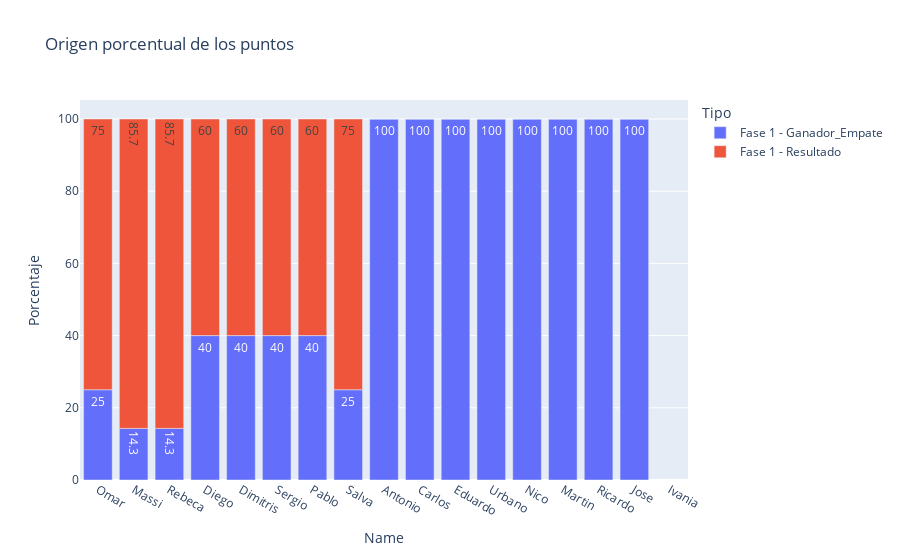

Notebook cell for this chart:
### Code cell
df_stacked = df_ec.groupby(['Name','Fase'])[['Marcador','Ganador_Empate']].sum().reset_index()
df_stacked['Fase'] = 'Fase '+df_stacked['Fase'].astype(str)

df_stacked_1 = df_stacked[['Name', 'Fase', 'Marcador']]
df_stacked_1.columns = ['Name', 'Fase', 'Puntos']
df_stacked_1['Puntos'] = 3*df_stacked_1['Puntos'] 
df_stacked_1['Tipo'] = 'Resultado'

df_stacked_2 = df_stacked[['Name', 'Fase', 'Ganador_Empate']]
df_stacked_2.columns = ['Name', 'Fase', 'Puntos']
df_stacked_2['Tipo'] = 'Ganador_Empate'

df_stacked = pd.concat([df_stacked_1, df_stacked_2])
df_stacked['Tipo'] = df_stacked['Fase']+' - '+df_stacked['Tipo']

df_total = df_stacked.groupby('Name')['Puntos'].sum().reset_index()
df_total.columns =['Name', 'Total']

df_stacked = df_stacked.merge(df_total, on='Name', how='left')
df_stacked['Porcentaje'] = round(100*(df_stacked['Puntos']/df_stacked['Total']),1)


sorterIndex = dict(zip(list_positions, range(len(list_positions))))
df_stacked['Name_Rank'] = df_stacked['Name'].map(sorterIndex)
df_stacked = df_stacked.sort_values(['Name_Rank','Tipo'])

#display(df_stacked)

fig = px.bar(df_stacked, x='Name', y='Porcentaje', color='Tipo', text=df_stacked['Porcentaje'], title='Origen porcentual de los puntos')
fig.write_image("figuras/resultado_porcentual.png")
plot(fig, filename='figuras/ajepi_mundial_2022_porcentaje.html')
fig.show()

### Figure 1 — Plotly figure (JSON) as saved in the notebook; plotly's stock layout.template omitted (floating-point values rounded to 4 significant figures)
{"data": [{"alignmentgroup": "True", "hovertemplate": "Tipo=Fase 1 - Ganador_Empate<br>Name=%{x}<br>Porcentaje=%{text}<extra></extra>", "legendgroup": "Fase 1 - Ganador_Empate", "marker": {"color": "#636efa", "pattern": {"shape": ""}}, "name": "Fase 1 - Ganador_Empate", "offsetgroup": "Fase 1 - Ganador_Empate", "orientation": "v", "showlegend": true, "text": [25, 14.3, 14.3, 40, 40, 40, 40, 25, 100, 100, 100, 100, 100, 100, 100, 100, null], "textposition": "auto", "type": "bar", "x": ["Omar", "Massi", "Rebeca", "Diego", "Dimitris", "Sergio", "Pablo", "Salva", "Antonio", "Carlos", "Eduardo", "Urbano", "Nico", "Martin", "Ricardo", "Jose", "Ivania"], "xaxis": "x", "y": [25, 14.3, 14.3, 40, 40, 40, 40, 25, 100, 100, 100, 100, 100, 100, 100, 100, null], "yaxis": "y"}, {"alignmentgroup": "True", "hovertemplate": "Tipo=Fase 1 - Resultado<br>Name=%{x}<br>Porcentaje=%{text}<extra></extra>", "legendgroup": "Fase 1 - Resultado", "marker": {"color": "#EF553B", "pattern": {"shape": ""}}, "name": "Fase 1 - Resultado", "offsetgroup": "Fase 1 - Resultado", "orientation": "v", "showlegend": true, "text": [75, 85.7, 85.7, 60, 60, 60, 60, 75, 0, 0, 0, 0, 0, 0, 0, 0, null], "textposition": "auto", "type": "bar", "x": ["Omar", "Massi", "Rebeca", "Diego", "Dimitris", "Sergio", "Pablo", "Salva", "Antonio", "Carlos", "Eduardo", "Urbano", "Nico", "Martin", "Ricardo", "Jose", "Ivania"], "xaxis": "x", "y": [75, 85.7, 85.7, 60, 60, 60, 60, 75, 0, 0, 0, 0, 0, 0, 0, 0, null], "yaxis": "y"}], "layout": {"barmode": "relative", "legend": {"title": {"text": "Tipo"}, "tracegroupgap": 0}, "title": {"text": "Origen porcentual de los puntos"}, "xaxis": {"anchor": "y", "domain": [0, 1], "title": {"text": "Name"}}, "yaxis": {"anchor": "x", "domain": [0, 1], "title": {"text": "Porcentaje"}}}}
